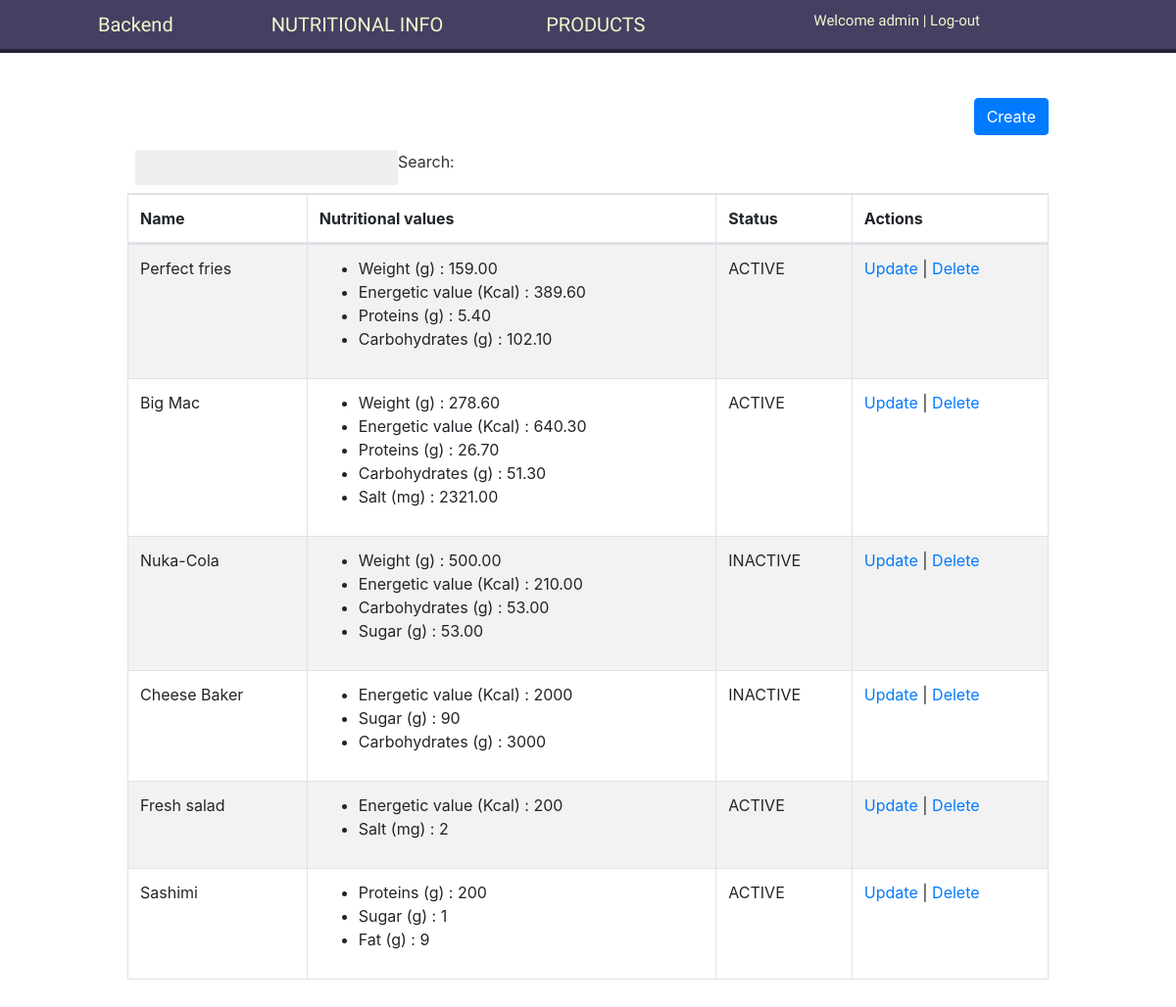
The app's page /restaurant/product/list (signed in) with its own data.
### restaurant/models.py (models this page shows, shortened)
class Product(models.Model):
	STATUS = (
       ('active', 'ACTIVE'),
       ('inactive', 'INACTIVE'),
	)
	id = models.AutoField(primary_key=True)
	name = models.CharField(max_length=160)
	description = models.TextField()
	nutritional_info = models.ManyToManyField(NutritionalInfo, through='NutritionalInfoValues')
	status = models.CharField(
       max_length=32,
       choices=STATUS,
       default='active',
	)

class NutritionalInfoValues(models.Model):
	nutritional_info = models.ForeignKey(NutritionalInfo, on_delete=models.CASCADE)
	product = models.ForeignKey(Product, on_delete=models.CASCADE)
	values = models.CharField(blank=True, null=True, max_length=120)

class NutritionalInfo(models.Model):
	id = models.AutoField(primary_key=True)
	name = models.CharField(blank=True, null=True, max_length=120)
	unit = models.CharField(blank=True, null=True, max_length=120)

### restaurant/views.py (the view)
# urls.py: path('product/list', views.ProductListView.as_view(), name='product_list'),
@method_decorator([login_required], name='dispatch')
class ProductListView(ListView):
	model  = Product
	context_object_name = 'products'
	template_name = 'restaurant/product/list.html'

### restaurant/templates/restaurant/product/list.html (shortened to what this page needs)
{% extends "restaurant/base_bootstrap.html" %}
{% block content %}
  <a id="create-button" class="btn btn-primary" href="{% url 'restaurant:product_create'%}" role="button">Create</a>
  <table class="table table-striped table-bordered mydatatable" style="width:100%">
  <thead>
  <tr>
    <th>Name</th>
	<th>Nutritional values</th>
	<th>Status</th>
	<th>Actions</th>
  </tr>
  </thead>
  <tbody>
  {% for prod in products %}
  <tr>
    <td>{{ prod.name }}</td>
	<td>
		<ul>
		 {% for pr in prod.nutritionalinfovalues_set.all %}
			<li>{{pr.nutritional_info.name}} ({{pr.nutritional_info.unit}}) : {{pr.values}}</li>
		 {% endfor %}
		</ul>
	</td>
	<td>{{ prod.status.upper}}</td>
    <td>
		<a href="{% url 'restaurant:product_update' pk=prod.pk %}"> Update </a>
		|
		<a href="{% url 'restaurant:product_delete' pk=prod.pk %}"> Delete </a>
	</td>
  </tr>
  {% endfor %}
  </tbody>
  </table>
{% endblock %}

### restaurant/templates/restaurant/base_bootstrap.html (shortened to what this page needs)
{% load static %}
<!DOCTYPE html>
<html>
<head>
  <link href="{% static "css/base.css" %}" rel="stylesheet">
  <link rel="stylesheet" href="https://maxcdn.bootstrapcdn.com/bootstrap/4.3.1/css/bootstrap.min.css">
  <link rel="stylesheet" type="text/css" href="https://cdn.datatables.net/1.10.19/css/dataTables.bootstrap4.min.css">
  <link href="{% static "css/base_boot.css" %}" rel="stylesheet">
</head>
<div id="header">
	<span class="logo"><a href="{% url 'restaurant:restaurant_homepage'%}">Backend</a> </span>
	<span class="items"> <a href="{% url 'restaurant:nutritional_info_list'%}">NUTRITIONAL INFO</a> </span>
	<span class="items"> <a href="{% url 'restaurant:product_list'%}">PRODUCTS</a> </span>
	<span class="username">Welcome {{ request.user.username }} | <a href="/logout">Log-out</a></span>
</div>
<body>
  <div id="content" class="container mb-3 mt-3">
	{% block content %}
    {% endblock %}
  </div>
</body>
</html>

### account/static/css/base.css (style rules this page uses)
body { margin:0; padding:0; font-family:helvetica, sans-serif; }
a { color:#12c064; text-decoration:none; }
#header { padding:10px 100px; font-size:14px; background:#453F62; color:#fff; border-bottom:4px solid #272337; overflow:auto; }
#header .logo { font-family: 'Muli', sans-serif; float:left; color:#f3f7cc; font-size:20px; margin-right:10%; }
#header .username { font-family: 'Muli', sans-serif; float:right; color:#f3f7cc; font-size:15px; margin-right:10%; }
#header .items { font-family: 'Muli', sans-serif; float:center; color:#f3f7cc; font-size:20px; margin-right:10%; }
#header a { color:#f3f7cc; }
#content { padding:30px 100px; }
td, th { border: 1px solid #dddddd; text-align: left; padding: 8px; }
tr:nth-child(even) { background-color: #dddddd; }

### restaurant/static/css/base_boot.css (style rules this page uses)
#create-button { margin-bottom: 15px; float: right !important }

### records on screen
Product: name "Perfect fries", status "ACTIVE"
NutritionalInfoValues: nutritional_info.name "Weight", nutritional_info.unit "g", values "159.00"
NutritionalInfoValues: nutritional_info.name "Energetic value", nutritional_info.unit "Kcal", values "389.60"
NutritionalInfoValues: nutritional_info.name "Proteins", nutritional_info.unit "g", values "5.40"
NutritionalInfoValues: nutritional_info.name "Carbohydrates", nutritional_info.unit "g", values "102.10"
Product: name "Big Mac", status "ACTIVE"
NutritionalInfoValues: nutritional_info.name "Weight", nutritional_info.unit "g", values "278.60"
NutritionalInfoValues: nutritional_info.name "Energetic value", nutritional_info.unit "Kcal", values "640.30"
NutritionalInfoValues: nutritional_info.name "Proteins", nutritional_info.unit "g", values "26.70"
NutritionalInfoValues: nutritional_info.name "Carbohydrates", nutritional_info.unit "g", values "51.30"
NutritionalInfoValues: nutritional_info.name "Salt", nutritional_info.unit "mg", values "2321.00"
Product: name "Nuka-Cola", status "INACTIVE"
NutritionalInfoValues: nutritional_info.name "Weight", nutritional_info.unit "g", values "500.00"
NutritionalInfoValues: nutritional_info.name "Energetic value", nutritional_info.unit "Kcal", values "210.00"
NutritionalInfoValues: nutritional_info.name "Carbohydrates", nutritional_info.unit "g", values "53.00"
NutritionalInfoValues: nutritional_info.name "Sugar", nutritional_info.unit "g", values "53.00"
Product: name "Cheese Baker", status "INACTIVE"
NutritionalInfoValues: nutritional_info.name "Energetic value", nutritional_info.unit "Kcal", values "2000"
NutritionalInfoValues: nutritional_info.name "Sugar", nutritional_info.unit "g", values "90"
NutritionalInfoValues: nutritional_info.name "Carbohydrates", nutritional_info.unit "g", values "3000"
Product: name "Fresh salad", status "ACTIVE"
NutritionalInfoValues: nutritional_info.name "Energetic value", nutritional_info.unit "Kcal", values "200"
NutritionalInfoValues: nutritional_info.name "Salt", nutritional_info.unit "mg", values "2"
Product: name "Sashimi", status "ACTIVE"
NutritionalInfoValues: nutritional_info.name "Proteins", nutritional_info.unit "g", values "200"
NutritionalInfoValues: nutritional_info.name "Sugar", nutritional_info.unit "g", values "1"
NutritionalInfoValues: nutritional_info.name "Fat", nutritional_info.unit "g", values "9"

### other values on screen
{{ request.user.username }} "admin"
